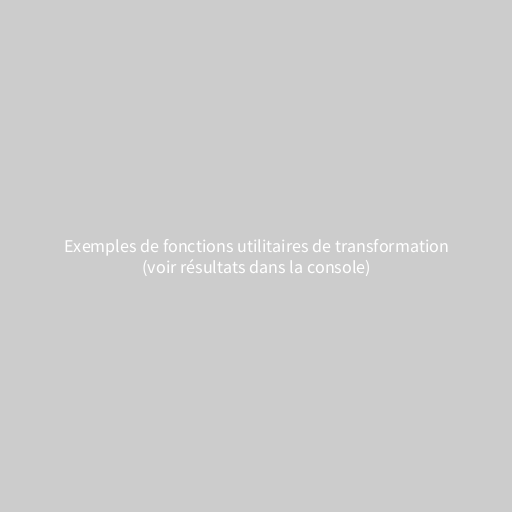
Frame 1 (no input)
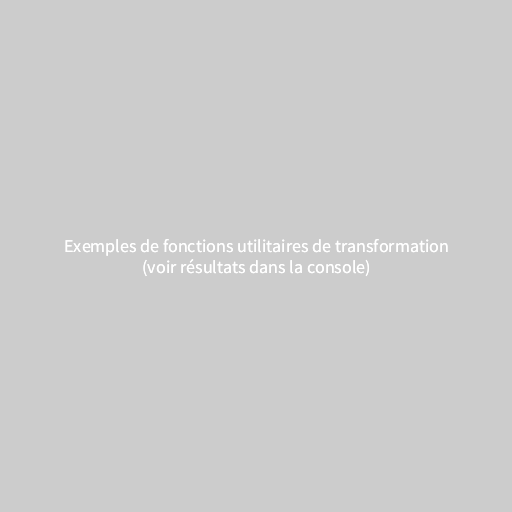
Frame 2 (the mouse pressed at the canvas centre, redrawn once)

The Processing sketch that drew these frames (run headless with seeded random() and noise(); the mouse was pressed at the canvas centre and the sketch redrawn once):

// Processing sketch: ANI2012A19_TransformUtility
// ── ANI2012A19_TransformUtility.pde
// ANI2012A19_TransformUtility.pde
// Exemples de fonctions utilitaires de transformation (dist, norm, map, lerp).

// paramètres
int count = 10;

float thresholdMin = 0.0f;
float thresholdMax = 255.0f;

// variables
float value;

float positionX1;
float positionY1;
float positionX2;
float positionY2;

void setup()
{
  size(512, 512);
  noLoop();

  // deux positions aléatoires
  positionX1 = random(width);
  positionY1 = random(height);
  positionX2 = random(width);
  positionY2 = random(height);

  // 1. distance entre deux positions avec la fonction 'dist'
  value = dist(positionX1, positionY1, positionX2, positionY2);

  println("ex1 - distance: " + value);


  // 2. normalisation d'une valeur dans l'intervalle [0, 1] avec la fonction 'norm'
  value = random(thresholdMin, thresholdMax);

  value = norm(value, thresholdMin, thresholdMax);

  println("ex2 - norm: " + value);


  // 3. conversion d'une valeur d'un intervalle vers un autre intervalle avec la fonction 'map'
  value = random(0, width);

  value = map(value, 0, width, thresholdMin, thresholdMax);

  println("ex3 - map: " + value);


  // 4. interpolation linéaire entre deux valeurs avec la fonction 'lerp'
  print("ex4 - lerp: ");

  for (int index = 0; index < count; ++index)
  {
    value = lerp(thresholdMin, thresholdMax, index / (float) count);
    print(value + " ");
  }

  print("\n");
}

void draw()
{
  textSize(18);
  textAlign(CENTER, CENTER);

  text("Exemples de fonctions utilitaires de transformation\n(voir résultats dans la console)", width / 2.0f, height / 2.0f);
}
